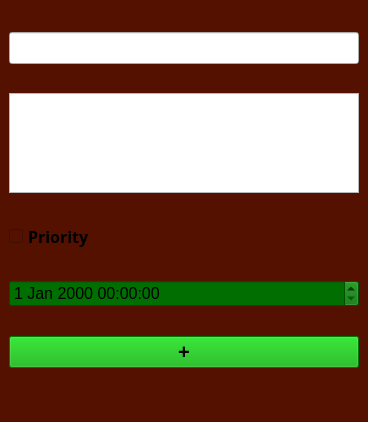
<?xml version="1.0" encoding="UTF-8"?>
<ui version="4.0">
 <class>MainWindow</class>
 <widget class="QMainWindow" name="MainWindow">
  <property name="geometry">
   <rect>
    <x>0</x>
    <y>0</y>
    <width>368</width>
    <height>422</height>
   </rect>
  </property>
  <property name="windowTitle">
   <string>To Do List</string>
  </property>
  <property name="windowIcon">
   <iconset>
    <normaloff>todo-list-icon.jpg</normaloff>todo-list-icon.jpg</iconset>
  </property>
  <property name="styleSheet">
   <string notr="true">background-color: rgb(85, 17, 0);</string>
  </property>
  <property name="iconSize">
   <size>
    <width>100</width>
    <height>100</height>
   </size>
  </property>
  <widget class="QWidget" name="centralwidget">
   <layout class="QVBoxLayout" name="verticalLayout">
    <item>
     <widget class="QLineEdit" name="tb_new_task_title">
      <property name="font">
       <font>
        <pointsize>15</pointsize>
       </font>
      </property>
      <property name="toolTip">
       <string>Title</string>
      </property>
      <property name="styleSheet">
       <string notr="true">background-color: rgb(0, 170, );</string>
      </property>
     </widget>
    </item>
    <item>
     <widget class="QTextEdit" name="tb_new_task_description">
      <property name="maximumSize">
       <size>
        <width>16777215</width>
        <height>100</height>
       </size>
      </property>
      <property name="font">
       <font>
        <pointsize>15</pointsize>
       </font>
      </property>
      <property name="toolTip">
       <string>description</string>
      </property>
      <property name="styleSheet">
       <string notr="true">background-color: rgb(0, 170, );</string>
      </property>
     </widget>
    </item>
    <item>
     <layout class="QGridLayout" name="gl_tasks"/>
    </item>
    <item>
     <layout class="QHBoxLayout" name="horizontalLayout"/>
    </item>
    <item>
     <widget class="QCheckBox" name="cb_priority">
      <property name="font">
       <font>
        <family>Centaur</family>
        <pointsize>12</pointsize>
        <italic>false</italic>
        <bold>true</bold>
       </font>
      </property>
      <property name="toolTip">
       <string>If this task is important clicked</string>
      </property>
      <property name="text">
       <string>Priority</string>
      </property>
     </widget>
    </item>
    <item>
     <widget class="QDateTimeEdit" name="dateTimeEdit">
      <property name="font">
       <font>
        <pointsize>12</pointsize>
       </font>
      </property>
      <property name="styleSheet">
       <string notr="true">background-color: rgb(0, 110, 0);</string>
      </property>
     </widget>
    </item>
    <item>
     <widget class="QPushButton" name="btn_newtask">
      <property name="font">
       <font>
        <pointsize>15</pointsize>
        <bold>true</bold>
       </font>
      </property>
      <property name="toolTip">
       <string>add new task</string>
      </property>
      <property name="styleSheet">
       <string notr="true">background-color: rgb(0, 170, 0);</string>
      </property>
      <property name="text">
       <string>+</string>
      </property>
     </widget>
    </item>
   </layout>
  </widget>
  <widget class="QMenuBar" name="menubar">
   <property name="geometry">
    <rect>
     <x>0</x>
     <y>0</y>
     <width>368</width>
     <height>22</height>
    </rect>
   </property>
  </widget>
  <widget class="QStatusBar" name="statusbar"/>
 </widget>
 <resources/>
 <connections/>
</ui>
